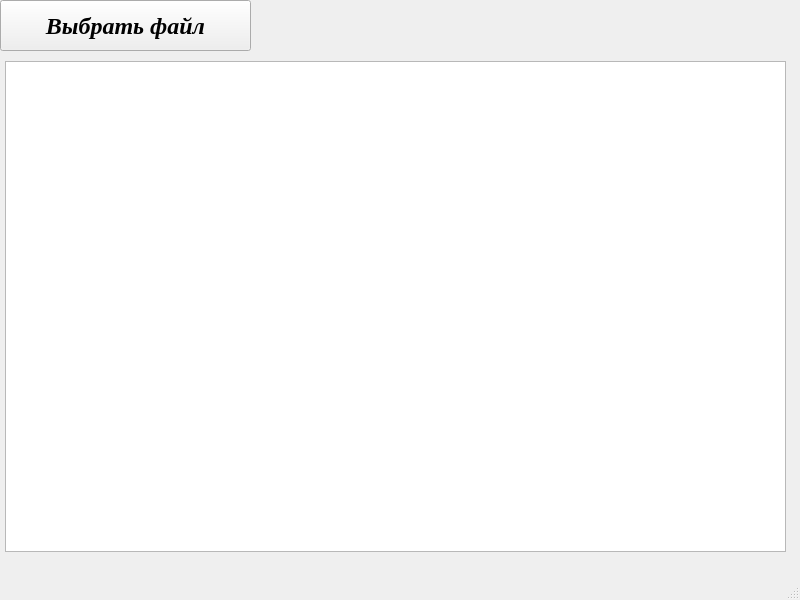
<?xml version="1.0" encoding="UTF-8"?>
<ui version="4.0">
 <class>MainWindow</class>
 <widget class="QMainWindow" name="MainWindow">
  <property name="geometry">
   <rect>
    <x>0</x>
    <y>0</y>
    <width>800</width>
    <height>600</height>
   </rect>
  </property>
  <property name="windowTitle">
   <string>MainWindow</string>
  </property>
  <widget class="QWidget" name="centralwidget">
   <widget class="QPushButton" name="pushButton">
    <property name="geometry">
     <rect>
      <x>0</x>
      <y>0</y>
      <width>251</width>
      <height>51</height>
     </rect>
    </property>
    <property name="font">
     <font>
      <family>Times New Roman</family>
      <pointsize>18</pointsize>
      <weight>75</weight>
      <italic>true</italic>
      <bold>true</bold>
     </font>
    </property>
    <property name="toolTip">
     <string>Выбрать файл для считывания информации</string>
    </property>
    <property name="styleSheet">
     <string notr="true"/>
    </property>
    <property name="text">
     <string>Выбрать файл</string>
    </property>
   </widget>
   <widget class="QTableWidget" name="tableWidget">
    <property name="geometry">
     <rect>
      <x>5</x>
      <y>61</y>
      <width>781</width>
      <height>491</height>
     </rect>
    </property>
   </widget>
  </widget>
  <widget class="QMenuBar" name="menubar">
   <property name="geometry">
    <rect>
     <x>0</x>
     <y>0</y>
     <width>800</width>
     <height>26</height>
    </rect>
   </property>
  </widget>
  <widget class="QStatusBar" name="statusbar"/>
 </widget>
 <resources/>
 <connections/>
</ui>
